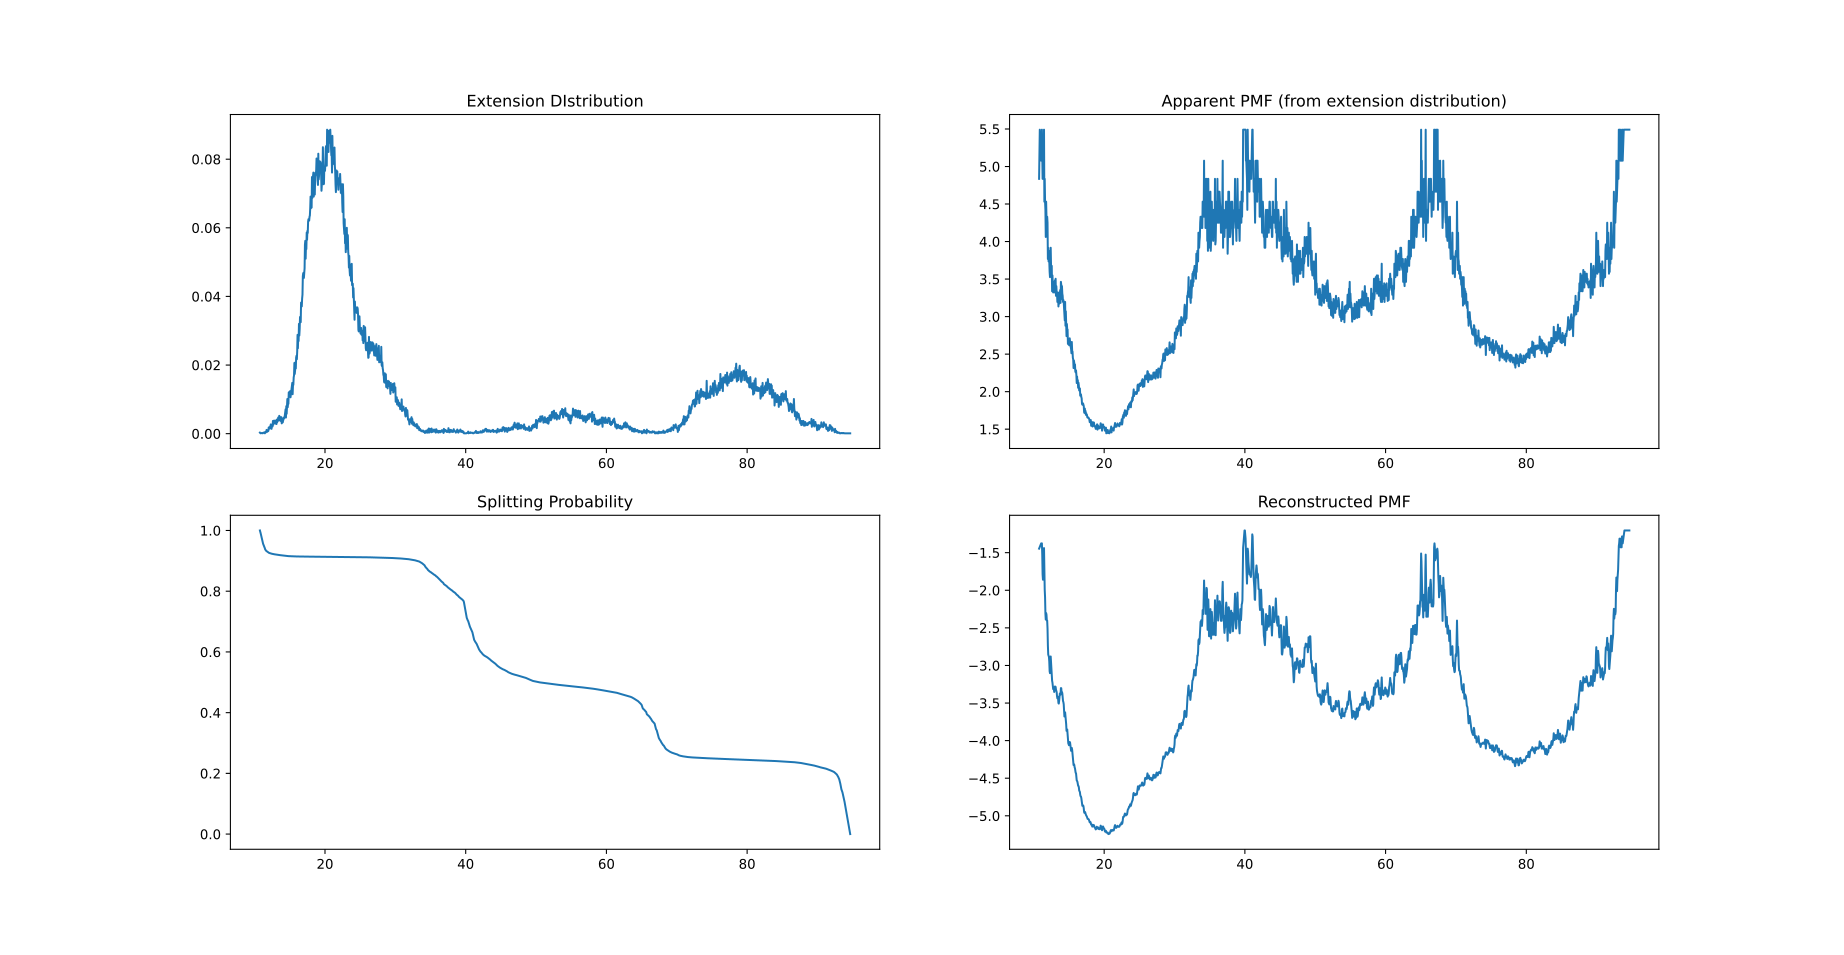

Write the Python code that produced this figure.
import numpy as np
import scipy
import pandas as pd
import matplotlib.pyplot as plt
import matplotlib.axes

########################################################################
## Splitting Probability Sp(x) from Extension Distribution - Apparant PMF
## and reconstruct PMF from Sp(x)
########################################################################

## Usage
# 1. Copy script to working dir
# 2. INPUT: set extension vs probability file (extension dostribution)
# 3. INPUT: set Temp, LEFT and RIGHT absorbing boundares
# 4. run with "python sp_pmf.py"
# 5. Creates output file "sp_pmf.csv"

## UNITS: Energy (kcal/mol), Distance (Å), T (K)

## Constants -------------------------
CAL_TO_JOULE = 4.184  # 1 cal = 4.184 J
K_b = 8.314 / (CAL_TO_JOULE * 1000)  # ideal gas constant in kcal/(mol K)

## INPUT -----------------------
extension_pdf_file = "dist_vs_pdf.dat"    # Input Extension vs Probability file i.e Extension Probability
T = 300         # Constant Temp (K)

x_f = 0          # LEFT Absorbing Boundary - Folded state extension (in Å)
x_u = 100        # RIGHT Absorbing Boundary - Unfolded state extension (in Å)

# Whether to negate apparant PMF for Sp(x) calculation
# -> True (default) : Sp(x) will give inflection at the potential energy barrier(s)
# -> False : Sp(x) will give inflection at the potential well(s) i.e. stable states
negate_app_pmf = True  

## OUTPUT ----------------------
output_file = "sp_pmf.csv"

## ----------------------------------
# Extension Probability Distribution (PDF) DataFrame 
ext_pdf_df = pd.read_csv(extension_pdf_file, sep=r"\s+", comment="#", names=("DIST", "PDF"))

# SUbset of the dataset for integration
int_df = ext_pdf_df.loc[ext_pdf_df["DIST"] >= x_f].loc[ext_pdf_df["DIST"] <= x_u]

# Apparaent PMF - PMF from extension distribution = -K_b * T * ln(P(x)) , where P(x) is extension probability distribution
pmf_apparent = np.log(int_df["PDF"].astype("float128").values) * (-K_b * T)
int_df["PMF_APP"] = pmf_apparent

# purge infinite PMF values due to PDF = 0 (or very low) values
int_df.replace([np.inf, -np.inf], np.nan, inplace=True)
int_df.dropna(subset=["PMF_APP"], axis=0, how="all", inplace=True)

# Reciprocal of PDF
if negate_app_pmf:
    pdf_recip = (1 / int_df["PDF"].astype(np.float128).values)
    int_df["PDF_RECIP"] = pdf_recip

# Integral in the denominator = Constant
c = scipy.integrate.trapezoid(y=int_df["PDF_RECIP" if negate_app_pmf else "PDF"].values, x=int_df["DIST"].values)

## Calculating Spltting Probability Sp(x) -------------------------
dist_col_index = int_df.columns.get_loc("DIST")
main_col = "PDF_RECIP" if negate_app_pmf else "PDF"   # Column which is integrated
sample_count = len(int_df["DIST"])

split_prob = np.zeros((sample_count,), dtype=np.float128)

for i in range(0, sample_count):
    _dist = int_df.iat[i, dist_col_index]

    _df = int_df.loc[int_df["DIST"] >= _dist]
    _v = scipy.integrate.trapezoid(y=_df[main_col], x=_df["DIST"])
    split_prob[i] = _v / c

int_df["SP"] = split_prob
# ------------------------------------------------------------------------

## Re-constructing PMF from Sp(x)
grad = np.gradient(int_df["SP"], int_df["DIST"])     # Gradient of Sp(fold) : ALways Negative
pmf_re = (1 if negate_app_pmf else -1) * np.log(-grad) * K_b * T
int_df["PMF_RE"] = pmf_re              # Reconstructed PMF from Sp(x)

# Writing Output File
int_df[["DIST", "PDF", "PMF_APP", "SP", "PMF_RE"]].to_csv(output_file, sep="\t", header=True, index=False, index_label=False)

# Plotting
fig, axes  = plt.subplots(2,2)

axes[0, 0].plot(int_df["DIST"], int_df["PDF"])
axes[0, 0].set_title("Extension DIstribution")

axes[0, 1].plot(int_df["DIST"], int_df["PMF_APP"])
axes[0, 1].set_title("Apparent PMF (from extension distribution)")

axes[1, 0].plot(int_df["DIST"], int_df["SP"])
axes[1, 0].set_title("Splitting Probability")

axes[1, 1].plot(int_df["DIST"], int_df["PMF_RE"])
axes[1, 1].set_title("Reconstructed PMF")

plt.show()
